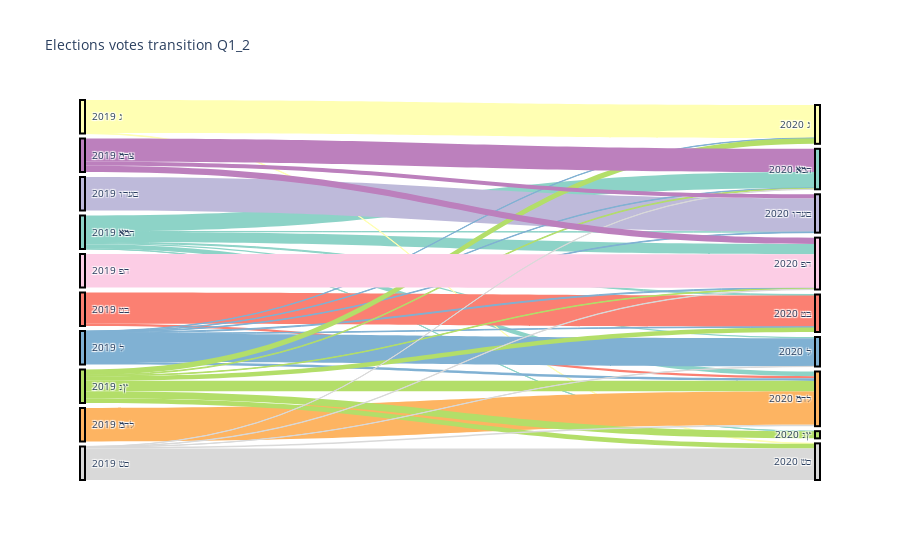

Source (notebook cell):
### Markdown cell above
בקוד הבא ניתן לראות את גרף sankey plot תחת וריאציית המעברים עבור שאלה 1 סעיף 2

### Code cell
current_q = M_q1_2
combined_names =  [" 2019 " + name  for name in list(current_q.index)] +\
                 [" 2020 " + name for name in list(current_q.columns)]
combined_names = pd.DataFrame(combined_names)
#display(combined_names)
#display(current_q)

# source = np.tile(np.arange(0,11), (10,1)).T.flatten()
# target = np.tile(np.arange(11,21), 11)

source = np.tile(np.arange(0,10), (9,1)).T.flatten()
#print(source)
target = np.tile(np.arange(10,19), 10)
#print(target)
colors = px.colors.qualitative.Set3[:-2]
color_node = colors + colors[:8] + colors[10:] + [colors[8]]
np_color = np.tile(np.array(colors), (9,1)).T.flatten()
#print(np_color)

fig = go.Figure(data=[go.Sankey(
    node = dict(
      pad = 5,
      thickness = 5,
      line = dict(color = "black", width = 2),
      label = combined_names,  # parties names
      color = color_node
    ),
    link = dict(
        # from 0-10 is 2019. from 11-20 is 2020 print
      source = source, # 2019
      target = target,  # 2020
      value = current_q.to_numpy().flatten(),
      color = np_color
  ))])

fig.update_layout(title_text="Elections votes transition Q1_2", font_size=10)
fig.show()

### Figure 1 — Plotly figure (JSON) as saved in the notebook; plotly's stock layout.template omitted (floating-point values rounded to 4 significant figures)
{"data": [{"link": {"color": ["rgb(141,211,199)", "rgb(141,211,199)", "rgb(141,211,199)", "rgb(141,211,199)", "rgb(141,211,199)", "rgb(141,211,199)", "rgb(141,211,199)", "rgb(141,211,199)", "rgb(141,211,199)", "rgb(255,255,179)", "rgb(255,255,179)", "rgb(255,255,179)", "rgb(255,255,179)", "rgb(255,255,179)", "rgb(255,255,179)", "rgb(255,255,179)", "rgb(255,255,179)", "rgb(255,255,179)", "rgb(190,186,218)", "rgb(190,186,218)", "rgb(190,186,218)", "rgb(190,186,218)", "rgb(190,186,218)", "rgb(190,186,218)", "rgb(190,186,218)", "rgb(190,186,218)", "rgb(190,186,218)", "rgb(251,128,114)", "rgb(251,128,114)", "rgb(251,128,114)", "rgb(251,128,114)", "rgb(251,128,114)", "rgb(251,128,114)", "rgb(251,128,114)", "rgb(251,128,114)", "rgb(251,128,114)", "rgb(128,177,211)", "rgb(128,177,211)", "rgb(128,177,211)", "rgb(128,177,211)", "rgb(128,177,211)", "rgb(128,177,211)", "rgb(128,177,211)", "rgb(128,177,211)", "rgb(128,177,211)", "rgb(253,180,98)", "rgb(253,180,98)", "rgb(253,180,98)", "rgb(253,180,98)", "rgb(253,180,98)", "rgb(253,180,98)", "rgb(253,180,98)", "rgb(253,180,98)", "rgb(253,180,98)", "rgb(179,222,105)", "rgb(179,222,105)", "rgb(179,222,105)", "rgb(179,222,105)", "rgb(179,222,105)", "rgb(179,222,105)", "rgb(179,222,105)", "rgb(179,222,105)", "rgb(179,222,105)", "rgb(252,205,229)", "rgb(252,205,229)", "rgb(252,205,229)", "rgb(252,205,229)", "rgb(252,205,229)", "rgb(252,205,229)", "rgb(252,205,229)", "rgb(252,205,229)", "rgb(252,205,229)", "rgb(217,217,217)", "rgb(217,217,217)", "rgb(217,217,217)", "rgb(217,217,217)", "rgb(217,217,217)", "rgb(217,217,217)", "rgb(217,217,217)", "rgb(217,217,217)", "rgb(217,217,217)", "rgb(188,128,189)", "rgb(188,128,189)", "rgb(188,128,189)", "rgb(188,128,189)", "rgb(188,128,189)", "rgb(188,128,189)", "rgb(188,128,189)", "rgb(188,128,189)", "rgb(188,128,189)"], "source": [0, 0, 0, 0, 0, 0, 0, 0, 0, 1, 1, 1, 1, 1, 1, 1, 1, 1, 2, 2, 2, 2, 2, 2, 2, 2, 2, 3, 3, 3, 3, 3, 3, 3, 3, 3, 4, 4, 4, 4, 4, 4, 4, 4, 4, 5, 5, 5, 5, 5, 5, 5, 5, 5, 6, 6, 6, 6, 6, 6, 6, 6, 6, 7, 7, 7, 7, 7, 7, 7, 7, 7, 8, 8, 8, 8, 8, 8, 8, 8, 8, 9, 9, 9, 9, 9, 9, 9, 9, 9], "target": [10, 11, 12, 13, 14, 15, 16, 17, 18, 10, 11, 12, 13, 14, 15, 16, 17, 18, 10, 11, 12, 13, 14, 15, 16, 17, 18, 10, 11, 12, 13, 14, 15, 16, 17, 18, 10, 11, 12, 13, 14, 15, 16, 17, 18, 10, 11, 12, 13, 14, 15, 16, 17, 18, 10, 11, 12, 13, 14, 15, 16, 17, 18, 10, 11, 12, 13, 14, 15, 16, 17, 18, 10, 11, 12, 13, 14, 15, 16, 17, 18, 10, 11, 12, 13, 14, 15, 16, 17, 18], "value": [0.4753, 0.0, 0.00794, 0.02943, 0.03558, 0.1387, 0.003891, 0.3092, 0.0, 0.0, 0.9845, 0.0, 0.0, 0.0, 0.0, 0.0, 0.0, 0.01545, 0.0, 0.0, 1.0, 0.0, 0.0, 0.0, 0.0, 0.0, 0.0, 0.0, 0.0, 0.0, 0.9359, 0.0, 0.06412, 0.0, 0.0, 0.0, 0.01288, 0.0107, 0.01622, 0.01605, 0.8405, 0.0773, 0.0, 0.0263, 0.0, 0.0, 0.0, 0.0, 0.0, 0.0, 1.0, 0.0, 0.0, 0.0, 0.02068, 0.1634, 0.0, 0.1379, 0.0, 0.3116, 0.2099, 0.01602, 0.1405, 0.0, 0.0, 0.0, 0.0, 0.0, 0.0, 0.0, 1.0, 0.0, 0.006328, 0.0, 0.0, 0.0, 0.004789, 0.04068, 0.0, 0.01026, 0.9379, 0.6929, 0.0, 0.1206, 0.0, 0.0, 0.0, 0.0, 0.1865, 0.0]}, "node": {"color": ["rgb(141,211,199)", "rgb(255,255,179)", "rgb(190,186,218)", "rgb(251,128,114)", "rgb(128,177,211)", "rgb(253,180,98)", "rgb(179,222,105)", "rgb(252,205,229)", "rgb(217,217,217)", "rgb(188,128,189)", "rgb(141,211,199)", "rgb(255,255,179)", "rgb(190,186,218)", "rgb(251,128,114)", "rgb(128,177,211)", "rgb(253,180,98)", "rgb(179,222,105)", "rgb(252,205,229)", "rgb(217,217,217)"], "label": [[" 2019 תמא"], [" 2019 ג"], [" 2019 םעדו"], [" 2019 בט"], [" 2019 ל"], [" 2019 לחמ"], [" 2019 ץנ"], [" 2019 הפ"], [" 2019 סש"], [" 2019 צרמ"], [" 2020 תמא"], [" 2020 ג"], [" 2020 םעדו"], [" 2020 בט"], [" 2020 ל"], [" 2020 לחמ"], [" 2020 ץנ"], [" 2020 הפ"], [" 2020 סש"]], "line": {"color": "black", "width": 2}, "pad": 5, "thickness": 5}, "type": "sankey"}], "layout": {"font": {"size": 10}, "title": {"text": "Elections votes transition Q1_2"}}}
